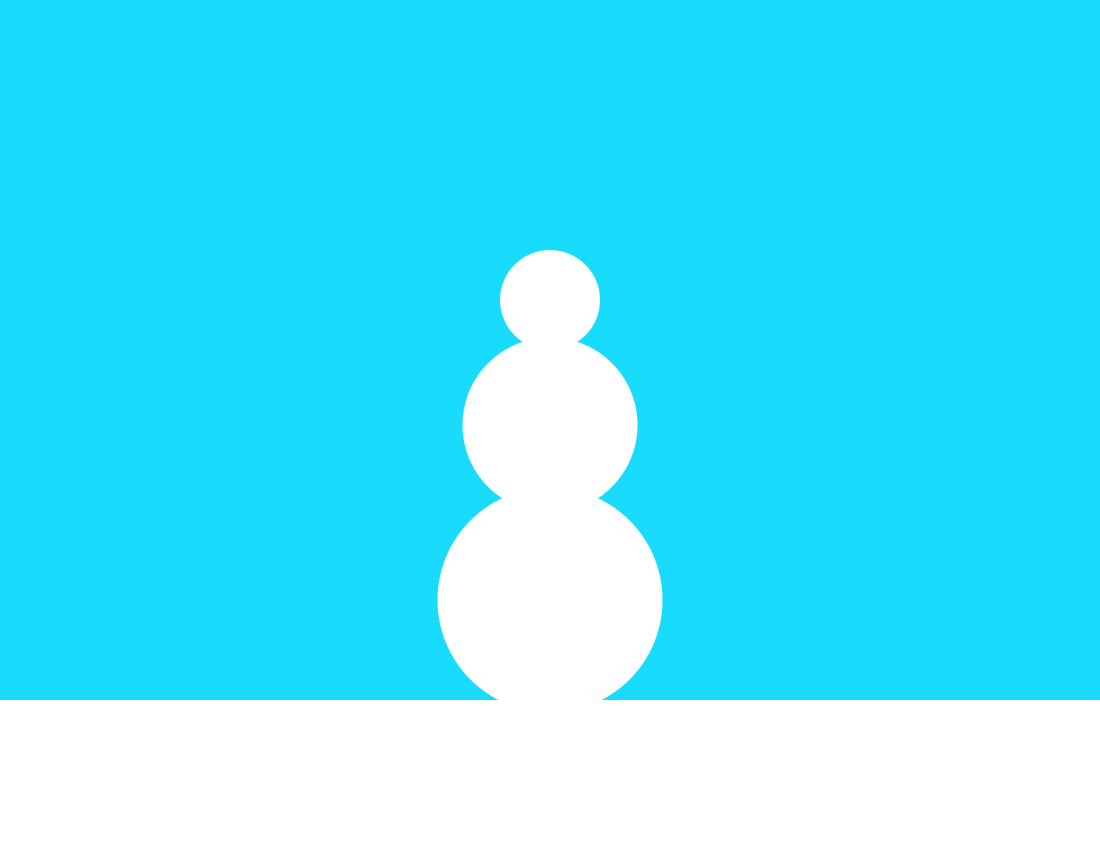
Frame 1 (no input)
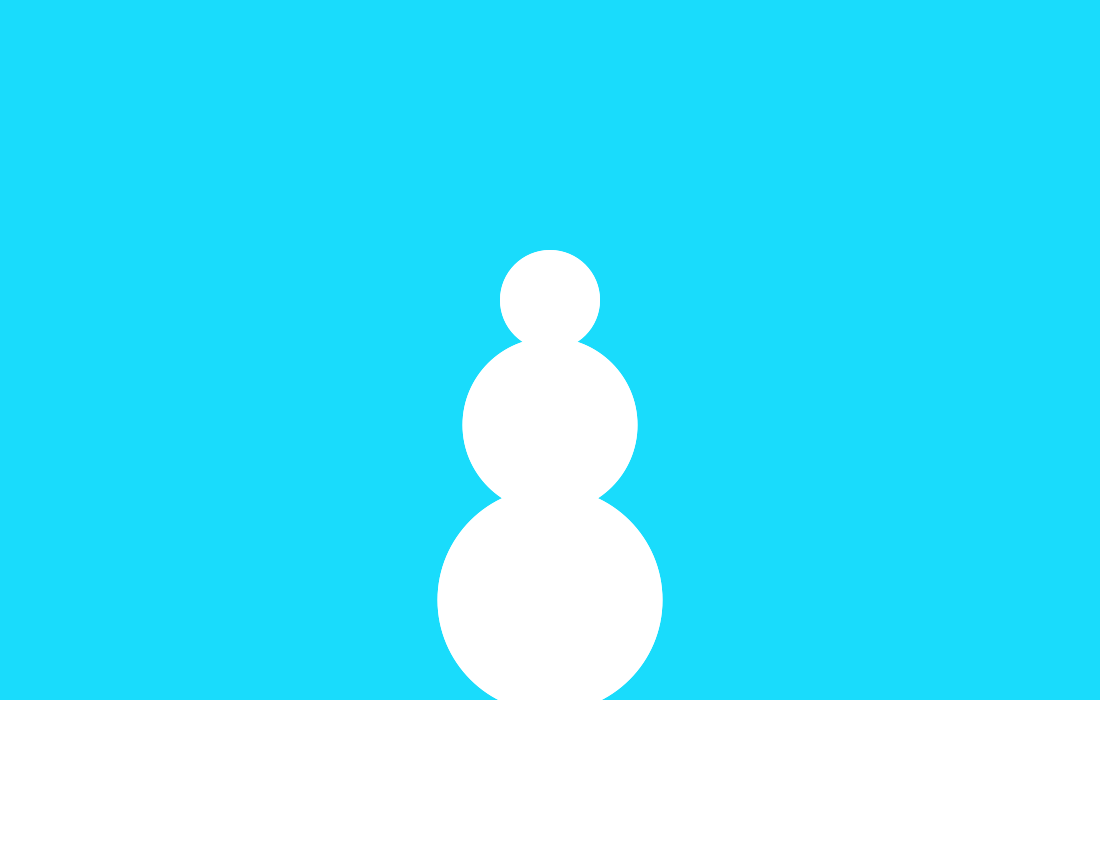
Frame 2 (the mouse pressed at the canvas centre, redrawn once)

The Processing sketch that drew these frames (run headless with seeded random() and noise(); the mouse was pressed at the canvas centre and the sketch redrawn once):

// Processing sketch: fig_2_11
// ── fig_2_11.pde
void setup()
{
 size(1100,850);
 background(25,220,252);
}
 void draw()
{
  fill(255);
  noStroke();
  rect(0,700,1100,150); 

  
  ellipse(550,600,225,225); 
  ellipse(550,425,175,175);
  ellipse(550,300,100,100);

 //Accessorize your snowman here!
 
 noLoop();

}
